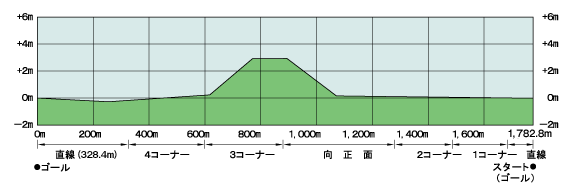
#> input picture Kyoto_inside.png, 571 x 186 px
$ jupyter execute TrackAnalyzer.ipynb
#> lines starting #> are read from the running program, lines starting #| are printed output that depends on the picture; after the words box and inside, x2 and y2 are one past the last pixel; in counts of white or black regions, pixels touching at a corner belong together; long printed decimals are rounded
[cell 1]
from PIL import Image
import numpy

import json

def color_simplify(img, track_name):

#> called with track_name = 'Kyoto_inside'
    img_arr = numpy.array(img)
    w, h = img.size
#> w = 571; h = 186

    param = 128
    interval = [0, 64, 128, 192, 256]

    for row in range(0, h):
        for col in range(0, w):
            cell = img_arr[row][col]

            for i in range(0, 3):
                if cell[i] < interval[1]:
                    img_arr[row][col][i] = interval[0]
                else:
                    img_arr[row][col][i] = (int(cell[i] / param) + 1) * param - 1
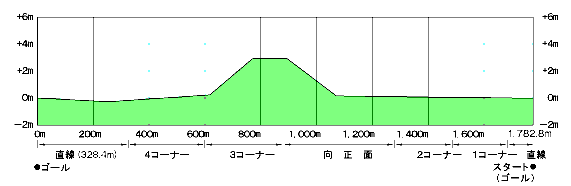
#> img_arr: shape (186, 571, 3); mean R, G, B 226.1, 246, 226.2

    img = Image.fromarray(numpy.uint8(img_arr) , 'RGB')
    img.save(track_name + '_simplified.png')
    turn_into_grayscale(img, track_name)

def turn_into_grayscale(img, track_name):
#> called with track_name = 'Kyoto_inside'
    img_arr = numpy.array(img)
    w, h = img.size
#> w = 571; h = 186

    green_img = img_arr

    mat = [127, 255, 127]

    for row in range(0, h):
        for col in range(0, w):
            cell = img_arr[row][col]
            if (cell==mat).all():
                green_img[row][col] = [255, 255, 255]
            else:
                green_img[row][col] = [0, 0, 0]
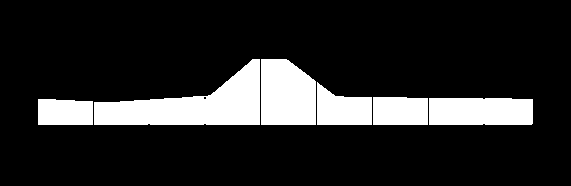
#> green_img: shape (186, 571, 3); 15.2% white; 6 white regions, box (x1, y1, x2, y2) and area: (94, 59, 260, 125) 5495, (261, 59, 316, 125) 3306, (429, 98, 533, 125) 2782, (317, 82, 372, 125) 1698, (373, 97, 428, 125) 1519, (38, 99, 93, 125) 1375

    img = Image.fromarray(numpy.uint8(green_img) , 'RGB')
    img.save(track_name + '_grayscale.png')
    output_track_data(img, track_name)


def output_track_data(img, track_name):

#> called with track_name = 'Kyoto_inside'
    img = Image.open(track_name + '_grayscale.png').convert('L')
    img_arr = numpy.array(img)
    w, h = img.size
#> w = 571; h = 186

    # 1. check left and right
    left_line = -1
    right_line = -1

    for col in range(0, w):
        count = 0
        for row in range(0, h):
            if img_arr[row][col] != 0:
                count += 1
        if count > 10:
            if left_line == -1:
                left_line = col

            else:
                right_line = col
#> after the loop, left_line = 38

    # 2. find bottom
    bottom_line = -1

    for row in range(0, h):
        count = 0
        for col in range(0, w):
            if img_arr[row][col] != 0:
                count += 1
        if count > 10:
            bottom_line = row

    # 3. find zero_line
    zero_line = -1
    for row in range(0, h):
        if img_arr[row][left_line + 1] != 0:
            zero_line = row
            break

    print(zero_line)
#| 99

    print("left & right: ", left_line, right_line)
#| left & right:  38 532
    print("zero & bottom: ", zero_line, bottom_line)
#| zero & bottom:  99 124

    # 4. count ordinate and save the data

    full_distance = 1894.3
    meter_per = 2 / (bottom_line - zero_line)
#> meter_per = 0.08
    distance_per = 1894.3 / (right_line - left_line)
#> distance_per = 3.83
    print("distance_per: ", distance_per)
#| distance_per:  3.835
    print("2m: ", bottom_line - zero_line)
#| 2m:  25
    print("meter_per: ", meter_per)
#| meter_per:  0.08

    pos = {}
    max_height = 0
    min_height = 0
    for distance in range(left_line, right_line + 1):
        for row in range(0, h):
            if img_arr[row][distance] != 0:

                h_pos = int((zero_line - row) * meter_per * 100)

                if h_pos > max_height:
                    max_height = h_pos
                if h_pos < min_height:
                    min_height = h_pos

                pos[int((distance - left_line) * distance_per * 100)] = h_pos
                break
#> after the loop, max_height = 320; min_height = -24

    data = {}
    data["distance"] = full_distance
    data["max_height"] = max_height
    data["min_height"] = min_height
    data["distance_unit"] = "m"
    data["height_unit"] = "0.01m"
    data["pos_unit"] = "0.01m"
    data["pos"] = pos

    with open(track_name +'.json', 'w') as outfile:
        json.dump(data, outfile)

    fill_up_the_track(img, track_name)

def fill_up_the_track(img, track_name):

#> called with track_name = 'Kyoto_inside'
    with open(track_name + '.json') as outfile:
        track_data = json.load(outfile)

    distance = track_data["distance"]
    pos = track_data["pos"]

    height = []
    for i in range(0, int(distance * 100) + 1):
        height.append({"height": -10000, "slope": -10000})

    for x in pos:
        height[int(x)]["height"] = pos[x]
#         print(x)

    for x in pos:
        start_point = int(x)

        i = 1
        if start_point + i >= len(height):
            break
        while height[start_point + i]["height"] == -10000:
            i += 1
        end_point = start_point + i

        height_per = (height[end_point]["height"] - height[start_point]["height"]) / (end_point - start_point)
        height_per = int(height_per * 100000) / 100000
        #         print(height_per)
        height[start_point]["slope"] = height_per

        for i in range(1, end_point - start_point + 1):
            height[start_point + i]["height"] = int(1000 * (height[start_point]["height"] + i * height_per)) / 1000
            height[start_point + i]["slope"] = height_per
#             print(height[start_point + i]["height"], height[start_point + i]["slope"])


    height_data = {}

    i = 0
    while i <= distance * 10:
        height_data[str(i / 10)] = {"height": height[int(i * 10)]["height"] / 100, "slope": height[int(i * 10)]["slope"]}
#         print(height_data[str(i/10)])
        i += 1

#     print(height_data)


    with open(track_name + '_track.json', 'w') as outfile:
        json.dump(height_data, outfile)


track_name = "Kyoto_inside"
img = Image.open(track_name + ".png").convert('RGB')


color_simplify(img, track_name)

[cell 2]
from PIL import Image
import numpy

import json

with open('Kyoto_outside_track.json') as outfile:
#> (reads Kyoto_outside_track.json from the repository)
    track_data = json.load(outfile)

m = 100000
M = -1
for pos in track_data.keys():
#     print(pos, track_data[pos]["height"], track_data[pos]["slope"])
#     print(track_data[pos]["slope"] * 200 / 1)
    if track_data[pos]["slope"] > M:
        M = track_data[pos]["slope"]
    if track_data[pos]["slope"] < m:
        m = track_data[pos]["slope"]
#     print()
print(M, m)

for i in range(1, 12):
    print(i * 100, int(m * 200 / (i * 18.7) * 1000) / 10, "%")
print(M * 200 / 1, m * 200 / 1)
# print(track_data)
